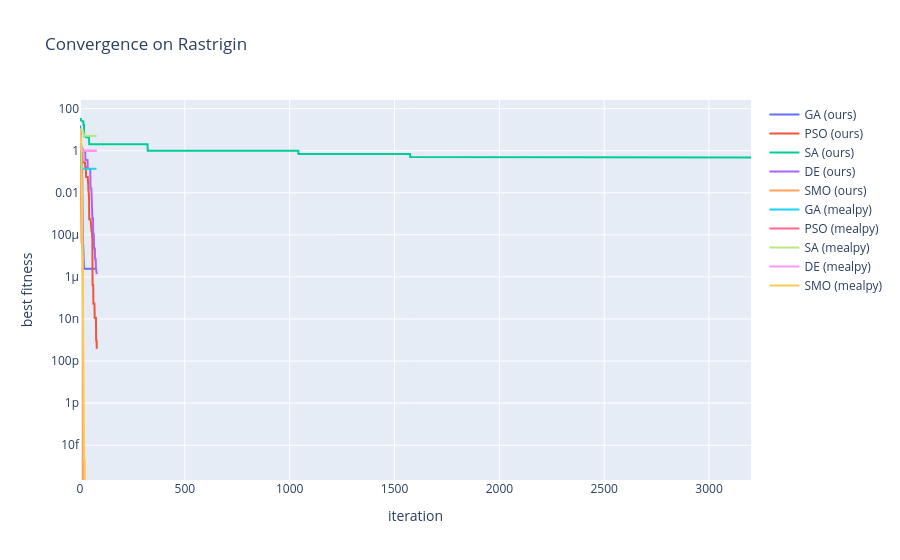

This figure's notebook cell:
### Markdown cell above
## Convergence curves on Rastrigin: ours vs. mealpy

### Code cell
fig = go.Figure()
for name in ['GA (ours)', 'PSO (ours)', 'SA (ours)', 'DE (ours)', 'SMO (ours)',
             'GA (mealpy)', 'PSO (mealpy)', 'SA (mealpy)', 'DE (mealpy)', 'SMO (mealpy)']:
    fig.add_trace(go.Scatter(y=curves[('rastrigin', name)], name=name))
fig.update_layout(
    title='Convergence on Rastrigin', xaxis_title='iteration', yaxis_title='best fitness',
    yaxis_type='log',
)
fig.show()
